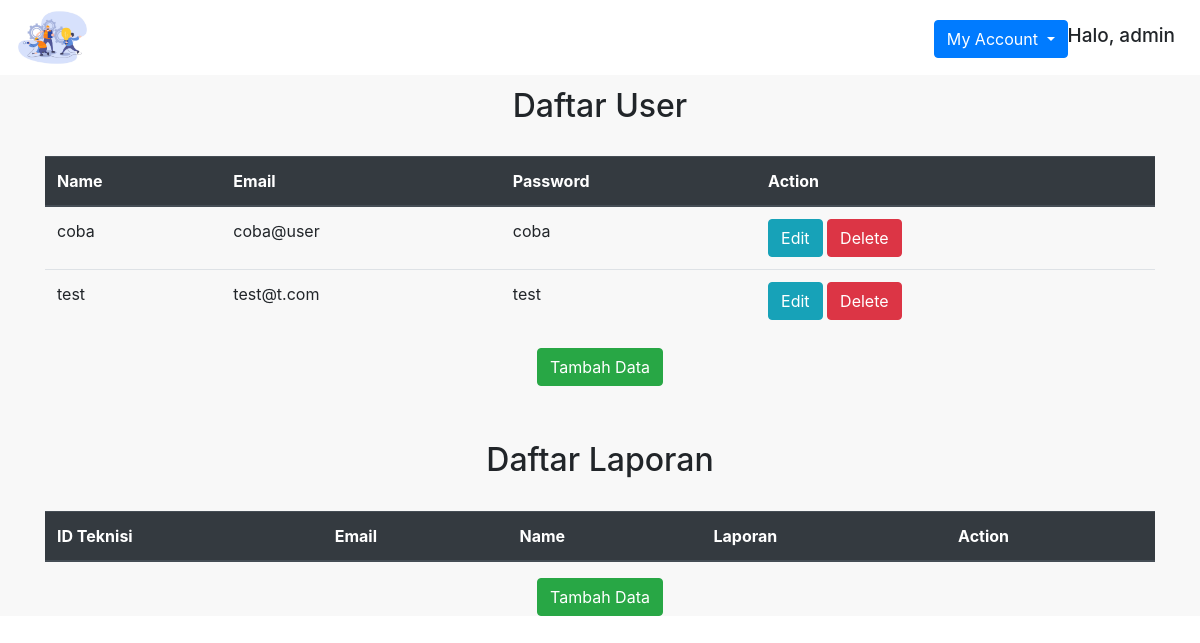
/admin.php (signed in), run on an earlier commit of the app's database.
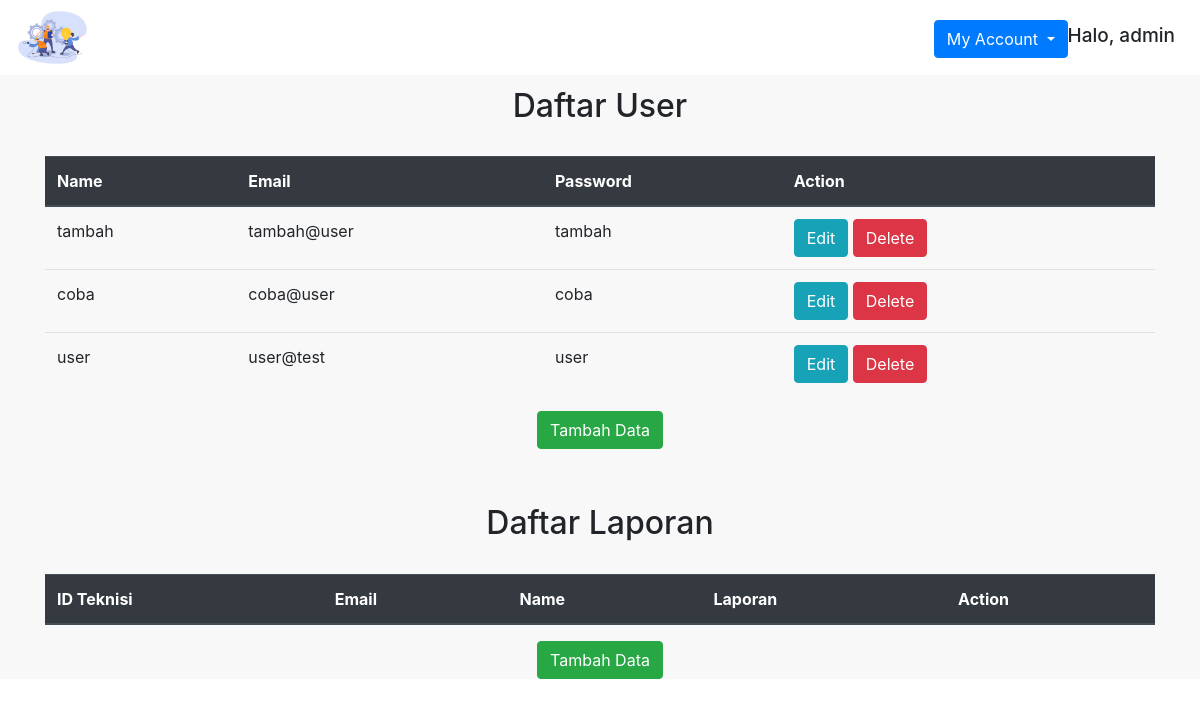
And on a later commit of the database.
### tables this page shows
CREATE TABLE `user` (
  `id` int(10) NOT NULL,
  `nama` varchar(50) NOT NULL,
  `email` varchar(50) NOT NULL,
  `password` varchar(100) NOT NULL,
  `no_hp` varchar(13) DEFAULT NULL,
  `alamat` varchar(300) DEFAULT NULL,
  `gambar` text DEFAULT NULL,
  `roles` varchar(10) NOT NULL DEFAULT 'User'
);

### admin.php (the view, shortened to what this page needs)
<?php
include("config.php");
$result = mysqli_query($mysqli, "SELECT * FROM user ORDER BY id DESC");
?>
<!DOCTYPE html>
<html lang="en">
<head>
    <link rel="stylesheet" href="https://cdn.jsdelivr.net/npm/bootstrap@4.5.3/dist/css/bootstrap.min.css"
>
    <link rel="stylesheet" type="text/css" href="style.css">
</head>
<body>
    <div class="top container-fluid fixed-top ">
        <img class="logo_navbar" src="gambar\logo.png">
        <div class="dropdown">
            <h5 class="halo">Halo, <?= $_SESSION['nama']; ?></h5>
            <a class="btn btn-primary dropdown-toggle" href="#" role="button" id="dropdownMenuLink"
                data-toggle="dropdown" aria-haspopup="true" aria-expanded="false">
                My Account
            </a>
        </div>
    </div>
    <div class="isi_body">
        <div class="container" align="center">
            <h2 style="text-align: center; margin: 7px 7px 7px 7px;">Daftar User</h2><br>
            <table class="table">
                <thead class="thead-dark">
                    <tr>
                        <th scope="col">Name</th>
                        <th scope="col">Email</th>
                        <th scope="col">Password</th>
                        <th scope="col">Action</th>
                    </tr>
                </thead>
                <?php
        while ($user_data = mysqli_fetch_array($result)) {
          echo "<tr>";
          echo "<td>" . $user_data['nama'] . "</td>";
          echo "<td>" . $user_data['email'] . "</td>";
          echo "<td>" . $user_data['password'] . "</td>";
          echo "<td><a href='edit.php?id=$user_data[id]' button type='button' class='btn btn-info'> Edit</a>  <a href='delete.php?id=$user_data[id]' button type='button' class='btn btn-danger'>Delete</a></td></tr>";
        }
        ?>
            </table>
            <a href="add.php" button type="button" class="btn ADD btn-success">Tambah
                Data</button></a>
        </div>
<br><br>
        <div class="container" align="center">
            <h2 style="text-align: center; margin: 7px 7px 7px 7px;">Daftar Laporan</h2><br>
            <table class="table">
                <thead class="thead-dark">
                    <tr>
                        <th scope="col">ID Teknisi</th>
                        <th scope="col">Email</th>
                        <th scope="col">Name</th>
                        <th scope="col">Laporan</th>
                        <th scope="col">Action</th>
                    </tr>
                </thead>
            </table>
            <a href="add_laporan.php" button type="button" class="btn ADD btn-success">Tambah
                Data</button></a>
        </div>
    </div>
</body>
</html>

What changed in the data, as far as the page shows it:
added user: nama "tambah", email "tambah@user", password "tambah"
changed user: nama "test" → "user"; email "test@t.com" → "user@test"; password "test" → "user"
